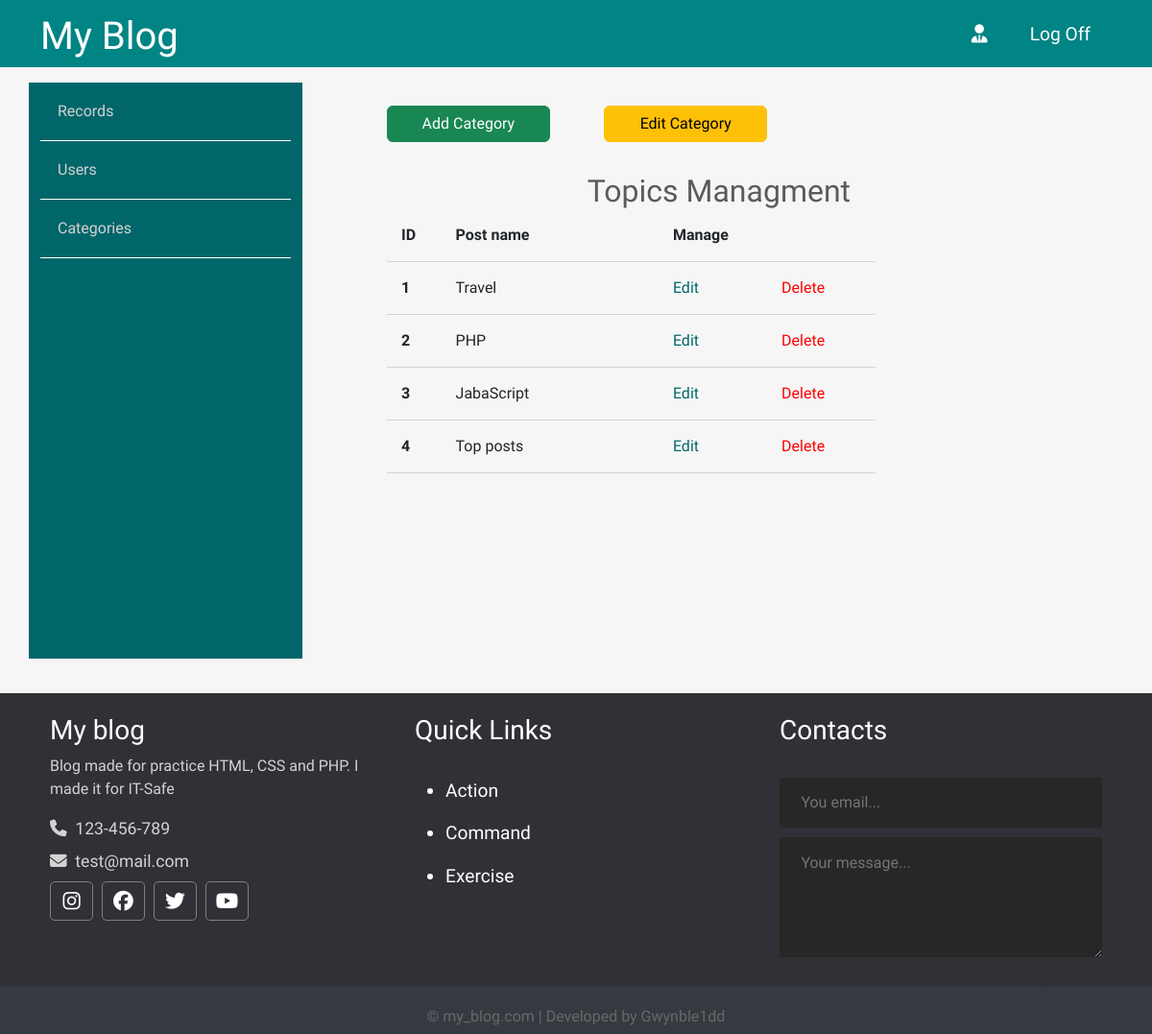
The app's page /admin/topics/index.php with its own data.
### tables this page shows
CREATE TABLE `category` (
  `id` int(12) NOT NULL,
  `name` varchar(120) NOT NULL,
  `description` text NOT NULL
);

### app/database/db.php (called while the page is built, shortened)
<?php
require('connect.php');
function dbCheckError($query){
    $errorInfo = $query->errorInfo();
    return true;
}
function selectAll($table, $params = []){
    global $pdo;
    $sql = "SELECT * FROM $table";
    $query = $pdo->prepare($sql);
    $query->execute();
    return $query->fetchAll();
}
?>

### app/controllers/category.php (called while the page is built, shortened)
<?php
include SITE_ROOT . "/app/database/db.php";
$categories = selectAll('category');
?>

### admin/topics/index.php (the view, shortened to what this page needs)
<?php
include("../../app/controllers/category.php");
?>
<!doctype html>
<html lang="en">
  <head>
    <link href="https://cdn.jsdelivr.net/npm/bootstrap@5.3.3/dist/css/bootstrap.min.css" rel="stylesheet">
    <link rel="stylesheet" href="../../assets/css/admin.css">
</head>
  <body>
    <?php include("../../app/include/header-admin.php"); ?>
    <div class="container">
        <div class="row">
        <?php include("../../app/include/sidebar-admin.php") ?>
            <div class="posts col-9">
                <div class="button row">
                    <a href="<?php echo BASE_URL . "admin/topics/create.php";?>" class="col-3 btn btn-success">Add Category</a>
                    <span class="col-1"></span>
                    <a href="<?php echo BASE_URL . "admin/topics/index.php";?>" class="col-3 btn btn-warning">Edit Category</a>
                </div>
                <div class="row title-table">
                    <h2>Topics Managment</h2>
                    <div class="col-1">ID</div>
                    <div class="col-4">Post name</div>
                    <div class="col-4">Manage</div>
                </div>
                <?php foreach ($categories as $key => $category): ?>
                <div class="row post">
                    <div class="id col-1"><?=$key + 1;?></div>
                    <div class="title col-4"><?=$category['name'];?></div>
                    <div class="red col-2"><a href="edit.php?id=<?=$category['id']?>">Edit</a></div>
                    <div class="del col-2"><a href="edit.php?delete_id=<?=$category['id']?>">Delete</a></div>
                </div>
                <?php endforeach; ?>
            </div>
        </div>
    </div>
    <?php include("../../app/include/footer.php"); ?>
  </body>
</html>

### assets/css/admin.css (style rules this page uses)
* { font-family: 'Comfortaa', cursive; }
html, h1, h2, h3, h4, h5, h6 { color: #5c5b5b; }
body { background: #f6f6f6; }
a { text-decoration: none; color: inherit; }
.posts { height: 100%; padding: 40px 100px 100px; overflow-y: scroll; }
.posts h2 { text-align: center; margin: 2rem 0 0 0.4rem; }
.posts .title-table div { padding: 15px; text-align: left; border-bottom: 1px solid #d3d3d3; font-weight: 700; }
.posts .post div { padding: 15px; text-align: left; border-bottom: 1px solid #d3d3d3; }
.posts .post .red { color: #006669; }
.posts .post .del { color: red; }
.posts .post .id { font-weight: bold; }

### records on screen
category: name "Travel"
category: name "PHP"
category: name "JabaScript"
category: name "Top posts"
